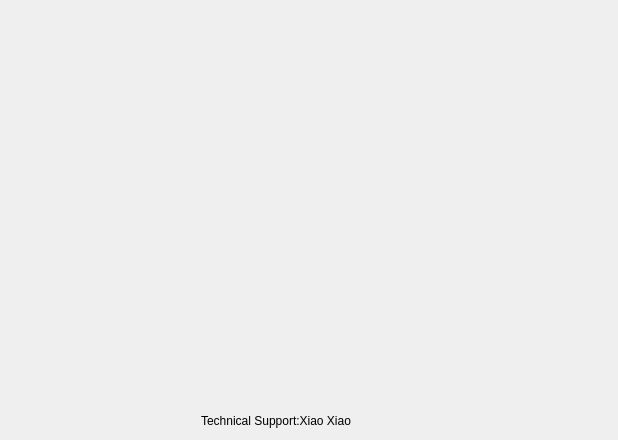
<?xml version="1.0" encoding="UTF-8"?>
<ui version="4.0">
 <class>ClassificationClass</class>
 <widget class="QMainWindow" name="ClassificationClass">
  <property name="geometry">
   <rect>
    <x>0</x>
    <y>0</y>
    <width>618</width>
    <height>440</height>
   </rect>
  </property>
  <property name="minimumSize">
   <size>
    <width>618</width>
    <height>440</height>
   </size>
  </property>
  <property name="maximumSize">
   <size>
    <width>618</width>
    <height>440</height>
   </size>
  </property>
  <property name="windowTitle">
   <string>Classification</string>
  </property>
  <property name="styleSheet">
   <string notr="true">background-image: url(:/Classification/Resources/bg.png);</string>
  </property>
  <widget class="QWidget" name="centralWidget">
   <layout class="QGridLayout" name="gridLayout">
    <item row="0" column="0">
     <widget class="QPushButton" name="pbtnEnter">
      <property name="sizePolicy">
       <sizepolicy hsizetype="Expanding" vsizetype="Expanding">
        <horstretch>0</horstretch>
        <verstretch>0</verstretch>
       </sizepolicy>
      </property>
      <property name="minimumSize">
       <size>
        <width>600</width>
        <height>400</height>
       </size>
      </property>
      <property name="maximumSize">
       <size>
        <width>600</width>
        <height>400</height>
       </size>
      </property>
      <property name="text">
       <string/>
      </property>
      <property name="icon">
       <iconset resource="classification.qrc">
        <normaloff>:/Classification/Resources/start.png</normaloff>:/Classification/Resources/start.png</iconset>
      </property>
      <property name="iconSize">
       <size>
        <width>600</width>
        <height>400</height>
       </size>
      </property>
      <property name="autoDefault">
       <bool>true</bool>
      </property>
      <property name="default">
       <bool>true</bool>
      </property>
      <property name="flat">
       <bool>true</bool>
      </property>
     </widget>
    </item>
    <item row="1" column="0">
     <widget class="QLabel" name="lblTechnicalSupport">
      <property name="minimumSize">
       <size>
        <width>0</width>
        <height>16</height>
       </size>
      </property>
      <property name="maximumSize">
       <size>
        <width>16777215</width>
        <height>16</height>
       </size>
      </property>
      <property name="text">
       <string>Technical Support:Xiao Xiao</string>
      </property>
      <property name="alignment">
       <set>Qt::AlignCenter</set>
      </property>
     </widget>
    </item>
    <item row="1" column="1">
     <widget class="QLabel" name="lblTrial">
      <property name="minimumSize">
       <size>
        <width>60</width>
        <height>0</height>
       </size>
      </property>
      <property name="maximumSize">
       <size>
        <width>60</width>
        <height>16777215</height>
       </size>
      </property>
      <property name="text">
       <string/>
      </property>
     </widget>
    </item>
   </layout>
  </widget>
 </widget>
 <layoutdefault spacing="6" margin="11"/>
 <resources>
  <include location="classification.qrc"/>
 </resources>
 <connections/>
</ui>
